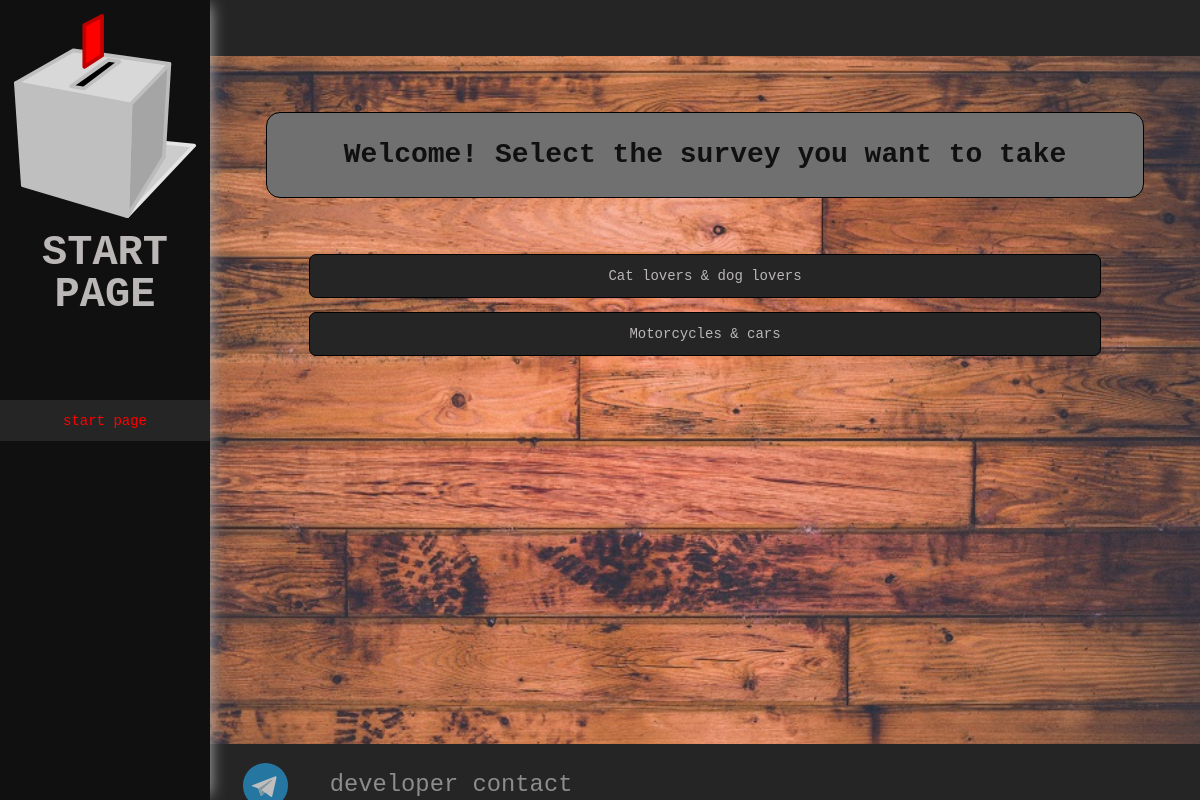
Before: / with the older database file.
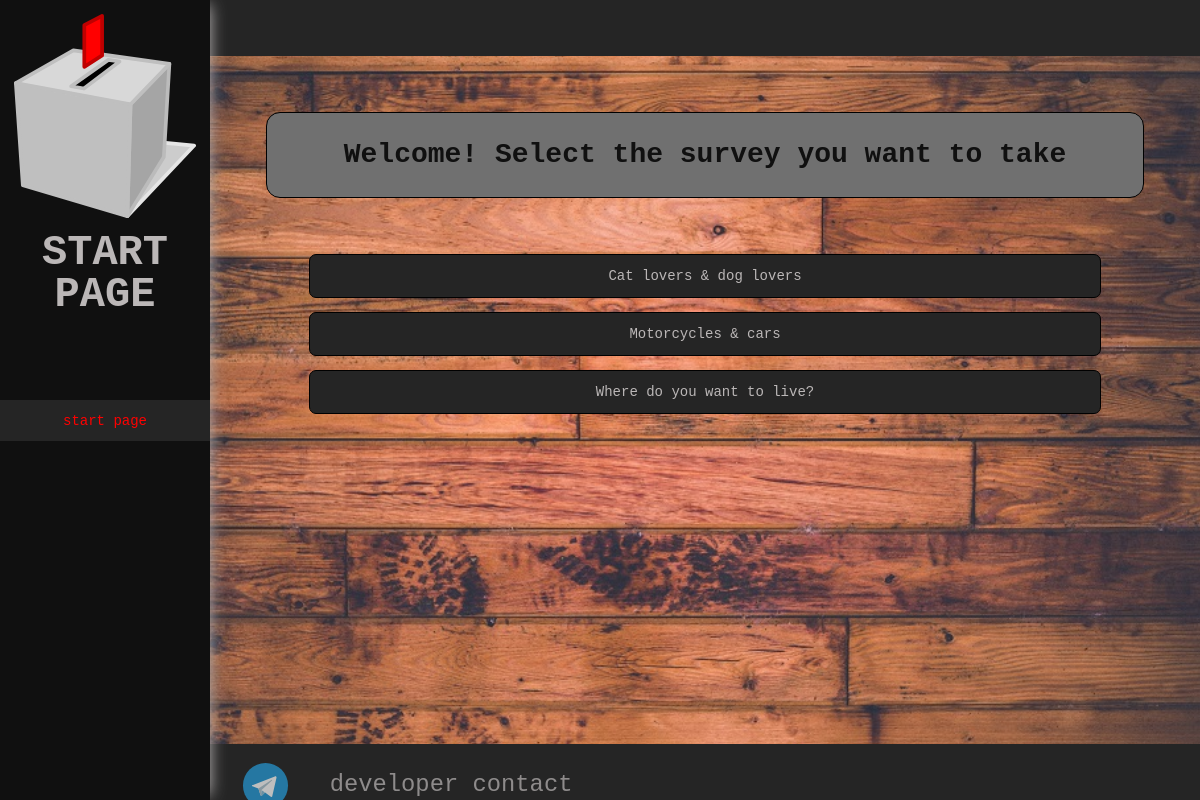
After: the same page with the newer database file.
### polls/models.py (models this page shows, shortened)
class Poll(models.Model):
    subject = models.CharField(max_length=500)
    description = models.TextField()
    participants = models.PositiveIntegerField(default=0)

### polls/views.py (the view)
# urls.py: path('', views.start_page, name='start_page'),
def start_page(request):
    return render(request, 'polls/start_page.html', {'title': 'start page'})

### polls/templatetags/polls_tags.py (called while the page is built)
@register.simple_tag()
def get_polls_list():
    return Poll.objects.all()

### polls/templatetags/site_sections_tags.py (called while the page is built)
@register.simple_tag()
def get_site_sections():
    return SITE_SECTIONS

### polls/templates/polls/start_page.html (shortened to what this page needs)
{% extends 'base.html' %}
{% load static %}
{% load polls_tags %}
{% block style %}
<link rel="stylesheet" href="{% static 'css/start_page.css' %}">
<link rel="stylesheet" href="{% static 'css/button.css' %}">
{% endblock %}
{% block content %}
<div class="main-content">
    <div class="greeting block-border">Welcome! Select the survey you want to take</div>
    <div class="survey-list">
        {% get_polls_list as polls %}
        {% for poll in polls %}
            <a href="{% url 'polls:poll' %}?poll_pk={{poll.pk}}&is_start=True" class="poll-button button">{{ poll.subject }}</a>
        {% endfor %}
    </div>
</div>
{% endblock %}

Changed rows visible on the page:
added Poll: subject "Where do you want to live?"
